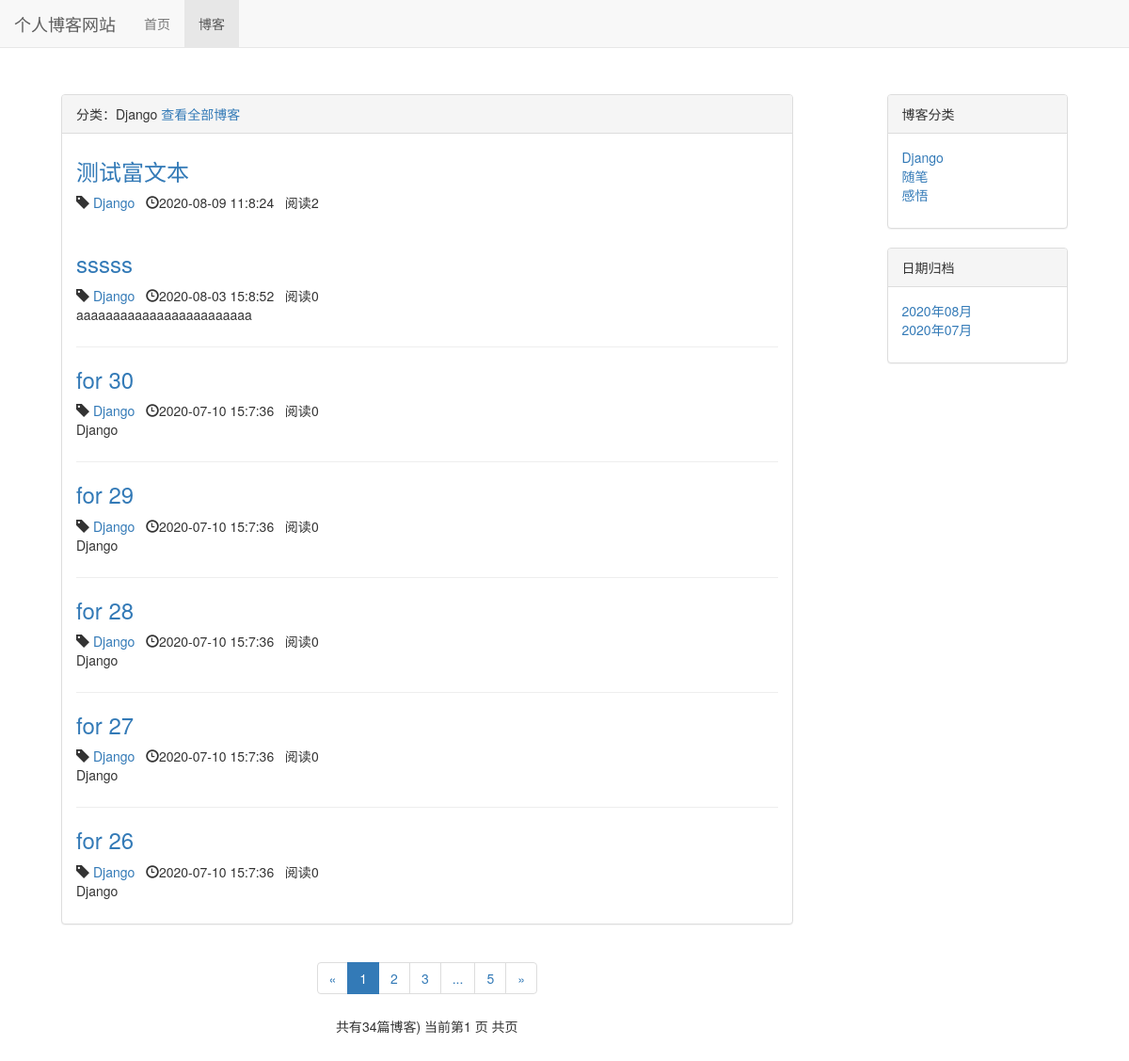
The page /blog/type/1 on the database its author committed.
### blog/models.py (models this page shows, shortened)
class BlogType(models.Model):
    type_name = models.CharField(max_length=15)
    def __str__(self):
        return self.type_name

class Blog(models.Model):
    title = models.CharField(max_length=50)
    blog_type = models.ForeignKey(BlogType,on_delete=models.DO_NOTHING,default=1)
    content = RichTextUploadingField()
    author = models.ForeignKey(User,on_delete=models.DO_NOTHING)
    readed_num = models.IntegerField(default=0)
    created_time = models.DateTimeField(auto_now_add = True)
    last_updated_time = models.DateTimeField(auto_now = True)
    class Meta:
        ordering = ["-created_time"]

### blog/views.py (the view)
# urls.py: path('type/<int:blog_type_pk>',views.blogs_with_type,name = 'blogs_with_type'),
def blogs_with_type(request,blog_type_pk):
    blog_type = get_object_or_404(BlogType,pk=blog_type_pk)
    blogs_all_list = Blog.objects.filter(blog_type=blog_type)
    context = get_blog_list_common_data(request,blogs_all_list)
    context['blog_type'] = blog_type
    return render_to_response('blog/blogs_with_type.html',context)

### blog/templates/blog/blogs_with_type.html (shortened to what this page needs)
{% extends 'blog/blog_list.html' %}
{% block blog_list_title %}
分类：{{ blog_type.type_name }}
<a href="{% url 'blog_list' %}">查看全部博客</a>
{% endblock %}

### blog/templates/blog/blog_list.html (shortened to what this page needs)
{% extends 'base.html' %}
{% load staticfiles %}
{% block header_extends %}
<link rel ="stylesheet" href="{% static 'blog/blog.css' %}">
{% endblock %}
{% block nav_blog_active %}active{% endblock %}
{% block content %}
<div class="container">
    <div class="row">
        <div class="col-md-9" >
            <div class="panel panel-default">
                <div class="panel-heading">{% block blog_list_title %}博客列表 {% endblock %}</div>
                <div class="panel-body">
                    {% for blog in blogs %}
                    <div class="blog">
                        <h3><a href="{% url 'blog_detail' blog.pk %}">{{  blog.title  }}</a></h3>
                        <p class="blog-info">
                            <span class="glyphicon glyphicon-tag"></span>
                            <a href="{% url 'blogs_with_type' blog.blog_type.pk %}">{{  blog.blog_type }}</a>&nbsp;&nbsp;
                            <span class="glyphicon glyphicon-time"></span>{{ blog.created_time|date:"Y-m-d H:n:s" }}&nbsp;&nbsp;
                            阅读{{ blog.readed_num }}
                        </p>
                        <p>{{  blog.content|truncatechars:30|safe   }}</p>
                    </div>
                {% empty %}
                    <p>———暂无博客 敬请期待———</p>
                {% endfor %}
            </div>
            </div>
            <div  class="paginator">
                    <ul class="pagination">
                      <li>
                            {% if page_of_blogs.has_previous %}
                                <a href="?page=page_of_blogs.paginator.previous_page_number" aria-label="Previous"><span aria-hidden="true">&laquo;</span></a>
                            {% else %}
                                <span aria-hidden="true">&laquo;</span>
                            {% endif %}
                      </li>
                    {% for page_num in page_range %}
                        {% if page_num == page_of_blogs.number %}
                            <li class="active"><span>{{ page_num }}</span></li>
                        {% else %}
                            {% if page_num == '...' %}
                            <li ><span>{{ page_num }}</span></li>
                            {% else %}
                            <li><a href="?page={{  page_num  }}">{{ page_num }}</a></li>
                            {% endif %}
                        {% endif %}
                    {% endfor %}
                      <li>
                        {% if page_of_blogs.has_next %}
                                <a href="?page={{page_of_blogs.paginator.next_page_number}}" aria-label="Next"><span aria-hidden="true">&raquo;</span></a>
                        {% else %}
                                <span aria-hidden="true">&raquo;</span>
                        {% endif %}
                      </li>
                    </ul>
                    <p>
                        共有{{ page_of_blogs.paginator.count }}篇博客)
                        当前第{{page_of_blogs.number}} 页
                        共{{page_of_blogs.pagination.num_pages}}页
                    </p>
            </div>
        </div>
        <div class="col-md-3">
            <div class="panel panel-default">
                <div class="panel-heading">博客分类</div>
                    <div class="panel-body">
                        <ul class='blog-types'>
                            {% for blog_type in blog_types %}
                                <li><a href="{% url 'blogs_with_type' blog_type.pk %}">{{blog_type.type_name}}</a></li>
                            {% empty %}
                                <li>暂无分类</li>
                            {% endfor %}
                        </ul>
                    </div>
            </div>
            <div class="panel panel-default">
                <div class="panel-heading">
                    日期归档
                </div>
                <div class="panel-body">
                    <ul>
                        {% for blog_date in blog_dates %}
                            <li>
                                <a href="{% url 'blogs_with_data' blog_date.year blog_date.month %}">{{blog_date|date:"Y年m月"}}</a>
                        {% endfor %}
                    </ul>
                </div>
            </div>
        </div>
    </div>
</div>
{% endblock %}

### static/base.css (style rules this page uses)
* { margin: 0; padding: 0; }
body { margin-top: 50px!important; }

### blog/static/blog/blog.css (style rules this page uses)
ul.blog-types { list-style-type: none; }
div.col-md-9 { padding: 50px; }
div.col-md-3 { padding: 50px; }
div.blog:not(:last-child) { margin-bottom: 1.5em; padding-bottom: 1em; border-bottom: 1px solid #eee; }
div.blog h3 { margin-top: 0.5em; }
div.blog p.blog-info { margin-bottom: 0; }
div.paginator { text-align: center; }
ul { list-style-type: none; }

### rows shown on the page
BlogType: type_name "Django"
Blog: title "测试富文本", blog_type "Django", created_time "2020-08-09 11:8:24", readed_num "2"
Blog: title "sssss", blog_type "Django", created_time "2020-08-03 15:8:52", readed_num "0", content "aaaaaaaaaaaaaaaaaaaaaaaa"
Blog: title "for 30", blog_type "Django", created_time "2020-07-10 15:7:36", readed_num "0", content "Django"
Blog: title "for 29", blog_type "Django", created_time "2020-07-10 15:7:36", readed_num "0", content "Django"
Blog: title "for 28", blog_type "Django", created_time "2020-07-10 15:7:36", readed_num "0", content "Django"
Blog: title "for 27", blog_type "Django", created_time "2020-07-10 15:7:36", readed_num "0", content "Django"
Blog: title "for 26", blog_type "Django", created_time "2020-07-10 15:7:36", readed_num "0", content "Django"
BlogType: type_name "随笔"
BlogType: type_name "感悟"

### other values the page prints
{{ page_num }} "1"
{{ page_num }} "2" "3" "5"
{{ page_num }} "..."
{{ page_of_blogs.paginator.count }} "34"
{{ page_of_blogs.number }} "1"
{{ blog_date|date:"Y年m月" }} "2020年08月" "2020年07月"
